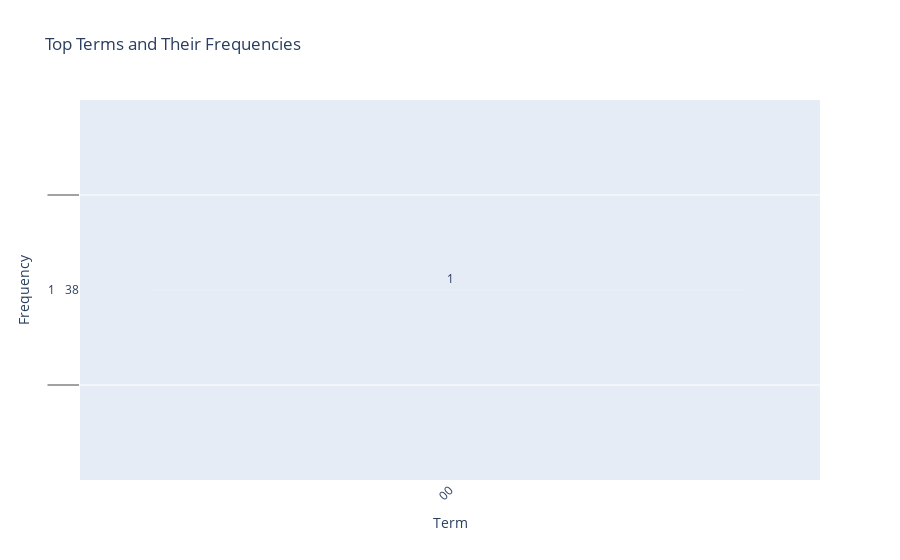

Notebook code for this chart:
### Markdown cell above
### >>> **Exercise 14 (take home)** 
The chart above only contains 300 vocabulary in the documents, and it's already computationally intensive to both compute and visualize. Can you efficiently reduce the number of terms you want to visualize as an exercise.

### Code cell
# Answer here
# Calculate term frequencies directly from the X_counts matrix
term_frequencies = np.asarray(X_counts.sum(axis=0)).flatten()

# Create a DataFrame for the top terms and their frequencies
limit = 50  # Change this to the desired number of top terms
df = pd.DataFrame({
    "Terms": count_vect.get_feature_names_out()[:limit],
    "Frequencies": term_frequencies[:limit]
})

# Create an interactive bar chart
fig = px.bar(df, x="Terms", y="Frequencies", title="Top Terms and Their Frequencies")
fig.update_xaxes(title="Terms")
fig.update_yaxes(title="Frequencies")

# Show the interactive plot
fig.show()

### Figure 1 — Plotly figure (JSON) as saved in the notebook; plotly's stock layout.template omitted (floating-point values rounded to 4 significant figures)
{"data": [{"alignmentgroup": "True", "hovertemplate": "Term=%{x}<br>Frequency=%{text}<extra></extra>", "legendgroup": "", "marker": {"color": "#636efa", "pattern": {"shape": ""}}, "name": "", "offsetgroup": "", "orientation": "v", "showlegend": false, "text": [[1], [38], [3], [2], [4], [3], [3], [1], [1], [2], [1], [1], [1], [1], [1], [1], [1], [1], [1], [1], [1], [1], [1], [9], [1], [2], [1], [1], [2], [1], [1], [1], [2], [1], [7], [1], [1], [3], [1], [1], [1], [5], [1], [1], [1], [2], [1], [1], [4], [1]], "textposition": "outside", "texttemplate": "%{text}", "type": "bar", "x": ["00", "10", "100", "11", "12", "13", "15", "15g", "15pm", "17", "18", "18th", "1928", "1947", "1948", "1949", "1971", "1973", "1979", "1980", "1986", "1995", "1998", "20", "2000", "2005", "2006", "2007", "20th", "2160", "23", "24", "25", "2mp", "30", "30s", "325", "35", "350", "375", "3o", "40", "40min", "42", "44", "45", "4s", "4ths", "50", "5020"], "xaxis": "x", "y": [[1], [38], [3], [2], [4], [3], [3], [1], [1], [2], [1], [1], [1], [1], [1], [1], [1], [1], [1], [1], [1], [1], [1], [9], [1], [2], [1], [1], [2], [1], [1], [1], [2], [1], [7], [1], [1], [3], [1], [1], [1], [5], [1], [1], [1], [2], [1], [1], [4], [1]], "yaxis": "y"}], "layout": {"barmode": "relative", "legend": {"tracegroupgap": 0}, "title": {"text": "Top Terms and Their Frequencies"}, "xaxis": {"anchor": "y", "categoryorder": "total ascending", "domain": [0, 1], "tickangle": -45, "title": {"text": "Term"}}, "yaxis": {"anchor": "x", "domain": [0, 1], "title": {"text": "Frequency"}}}}
